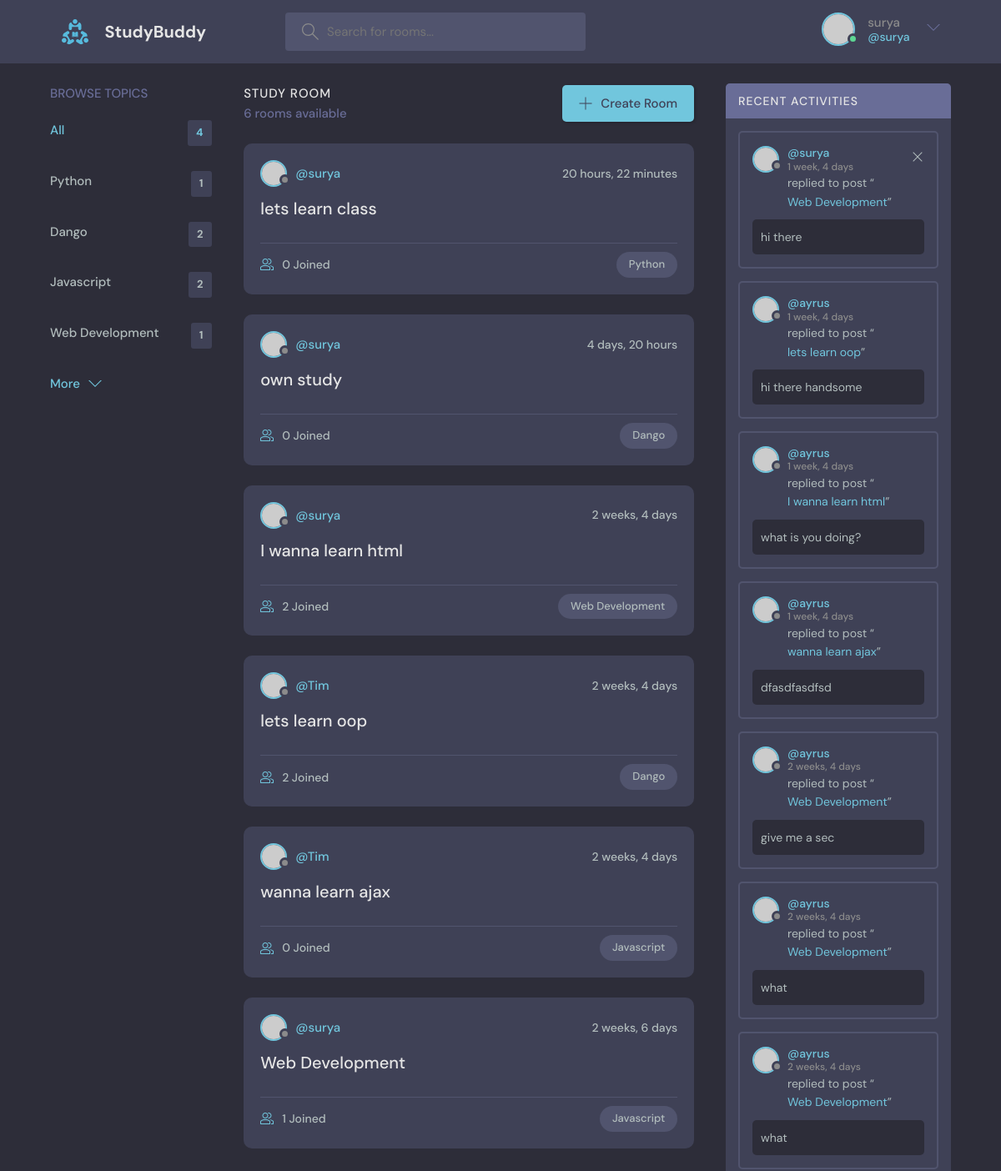
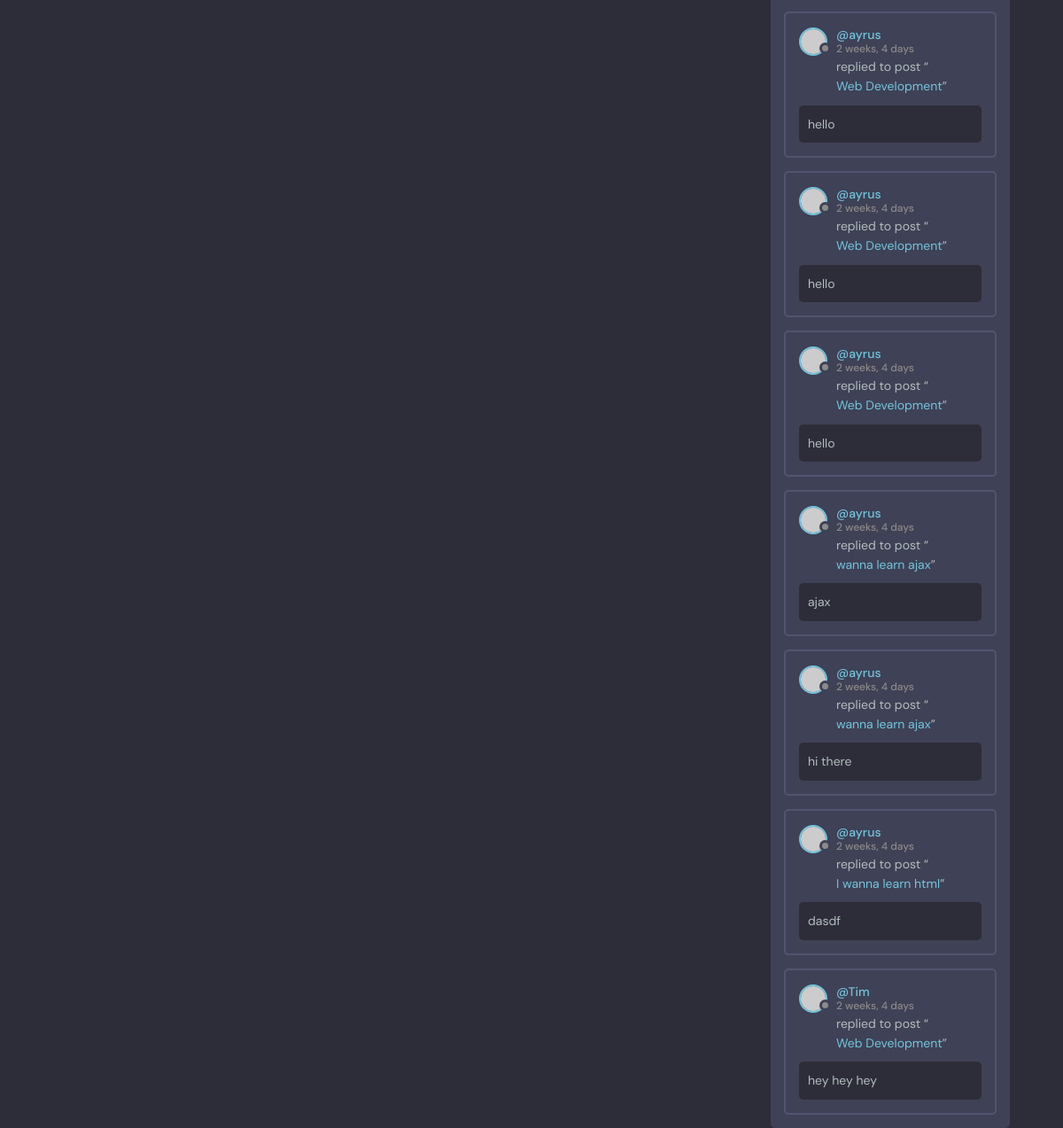
The app's page / (signed in) with its own data (2 pictures, top to bottom).
### base/models.py (models this page shows, shortened)
class Topic(models.Model):
    name = models.CharField(max_length=200)

class Room(models.Model):
    host =models.ForeignKey(User, on_delete=models.SET_NULL, null=True)
    topic =models.ForeignKey(Topic, on_delete=models.SET_NULL, null=True)
    name = models.CharField(max_length=200)
    Description = models.TextField(null=True, blank=True)
    participants =models.ManyToManyField(User, related_name='participants', blank=True)
    updated = models.DateTimeField(auto_now=True)
    created = models.DateTimeField(auto_now_add=True)
    class Meta:
        ordering = ['-updated', '-created'] #newest item is shown first
    def __str__(self):
        return self.name

class Message(models.Model):
    user = models.ForeignKey(User, on_delete=models.CASCADE)
    room = models.ForeignKey(Room, on_delete=models.CASCADE)
    body = models.TextField()
    updated = models.DateTimeField(auto_now=True)
    created = models.DateTimeField(auto_now_add=True)
    class Meta:
        ordering = ['-updated', '-created'] #newest item is shown first

### base/views.py (the view)
# urls.py: 2. Add a URL to urlpatterns:  path('', views.home, name='home')
def home(request):
    q = request.GET.get('q') if request.GET.get('q')!= None else ''
    rooms = Room.objects.filter(
        Q( topic__name__icontains=q)|
        Q(name__icontains=q) |
        Q(Description__icontains=q)
        )
    topics = Topic.objects.all()
    room_count = rooms.count() #to count the rooms
    room_messages = Message.objects.filter(Q(room__topic__name__icontains=q))
    context = {'rooms':rooms, 'topics': topics, 'room_count':room_count, 'room_messages': room_messages}
    return render(request, 'base/home.html',context) # or { 'rooms':rooms} instead of context directly

### base/templates/base/home.html (shortened to what this page needs)
{% extends 'main.html' %}
{% block content %}
    <main class="layout layout--3">
      <div class="container">
        {% include 'base/topics_components.html' %}
        <div class="roomList">
          <div class="roomList__header">
            <div>
              <h2>Study Room</h2>
              <p>{{ room_count }} rooms available</p>
            </div>
            <a class="btn btn--main" href="{% url 'create-room' %}">
              <svg version="1.1" xmlns="http://www.w3.org/2000/svg" width="32" height="32" viewBox="0 0 32 32">
                <title>add</title>
                <path
                  d="M16.943 0.943h-1.885v14.115h-14.115v1.885h14.115v14.115h1.885v-14.115h14.115v-1.885h-14.115v-14.115z"
                ></path>
              </svg>
              Create Room
            </a>
          </div>
          {% include 'base/feed_components.html' %}
        </div>
        {% include 'base/activity_components.html' %}
      </div>
    </main>
{% endblock content %}

### templates/navbar.html (shortened to what this page needs)
{% load static %}
<header class="header header--loggedIn">
    <div class="container">
      <a href="{% url 'home' %}" class="header__logo">
        <img src="{% static 'images/logo.svg' %}" />
        <h1>StudyBuddy</h1>
      </a>
      <form class="header__search" method="GET" action="{% url 'home' %}">
        <label>
          <input type="text" name="q" placeholder="Search for rooms..." />
        </label>
      </form>
      <nav class="header__menu">
       {% if request.user.is_authenticated %}
            <div class="header__user">
                <a href="profile.html">
                    <div class="avatar avatar--medium active">
                    <img src="https://randomuser.me/api/portraits/men/37.jpg" />
                    </div>
                    <p>{{ request.user.username }}<span>@{{ request.user.username}}</span></p>
                </a>
                <button class="dropdown-button">
                    <svg version="1.1" xmlns="http://www.w3.org/2000/svg" width="32" height="32" viewBox="0 0 32 32">
                    <title>chevron-down</title>
                    <path d="M16 21l-13-13h-3l16 16 16-16h-3l-13 13z"></path>
                    </svg>
                </button>
            </div>
        {% else %}
        <a href="{% url 'login' %}">
          <img src="{% static 'images/avatar.svg' %}" />
          <p>Login</p>
        </a>
        {% endif %}
      </nav>
    </div>
  </header>

### base/templates/base/topics_components.html
<div class="topics">
    <div class="topics__header">
        <h2>Browse Topics</h2>
    </div>
            <ul class="topics__list">
              <li>
                <a href="{% url 'home' %}" class="active">All <span>{{topics.count}}</span></a>
              </li>
              <li>
                {% for topic in topics %}
                    <a href="{% url 'home' %}?q={{topic.name}}">{{topic.name}} <span>{{topic.room_set.all.count}}</span> </a>
                {%endfor%}
                </li>
            </ul>
            <a class="btn btn--link" href="/">
              More
              <svg version="1.1" xmlns="http://www.w3.org/2000/svg" width="32" height="32" viewBox="0 0 32 32">
                <title>chevron-down</title>
                <path d="M16 21l-13-13h-3l16 16 16-16h-3l-13 13z"></path>
              </svg>
            </a>
</div>

### base/templates/base/feed_components.html (shortened to what this page needs)
{% for room in rooms %}
<div class="roomListRoom">
    <div class="roomListRoom__header">
      <a href="{% url 'user-profile' room.host.id %}" class="roomListRoom__author">
        <div class="avatar avatar--small">
          <img src="https://randomuser.me/api/portraits/women/11.jpg" />
        </div>
        <span>@{{room.host.username}}</span>
      </a>
      <div class="roomListRoom__actions">
        <span>{{ room.created|timesince }}</span>
      </div>
    </div>
    <div class="roomListRoom__content">
      <a href="{% url 'rooms' room.id %}">{{room.name}}</a>
    </div>
    <div class="roomListRoom__meta">
      <a href="{% url 'rooms' room.id %}" class="roomListRoom__joined">
        {{room.participants.all.count}} Joined
      </a>
      <p class="roomListRoom__topic">{{room.topic.name}}</p>
    </div>
</div>
{% endfor%}

### base/templates/base/activity_components.html
<div class="activities">
    <div class="activities__header">
      <h2>Recent Activities</h2>
    </div>
    {% for message in room_messages %}
    <div class="activities__box">
      <div class="activities__boxHeader roomListRoom__header">
            <a href="{% url 'user-profile' message.user.id %}" class="roomListRoom__author">
            <div class="avatar avatar--small">
                <img src="https://randomuser.me/api/portraits/women/11.jpg" />
            </div>
            <p>
                @{{message.user}}
                <span>{{message.created| timesince}}</span>
            </p>
            </a>
            {% if request.user == message.user %}
            <div class="roomListRoom__actions">
                <a href="{% url 'delete-message' message.id %}">
                    <svg version="1.1" xmlns="http://www.w3.org/2000/svg" width="32" height="32" viewBox="0 0 32 32">
                    <title>remove</title>
                    <path
                        d="M27.314 6.019l-1.333-1.333-9.98 9.981-9.981-9.981-1.333 1.333 9.981 9.981-9.981 9.98 1.333 1.333 9.981-9.98 9.98 9.98 1.333-1.333-9.98-9.98 9.98-9.981z"
                    ></path>
                    </svg>
                </a>
            </div>
            {%endif%}
      </div>
      <div class="activities__boxContent">
        <p>replied to post “<a href="{% url 'rooms' message.room.id %}">{{message.room}}</a>”</p>
        <div class="activities__boxRoomContent">
          {{message.body}}
        </div>
      </div>
    </div>
    {%endfor%}
</div>

### records on screen
Topic: name "Python", room_set.all.count "1"
Topic: name "Dango", room_set.all.count "2"
Topic: name "Javascript", room_set.all.count "2"
Topic: name "Web Development", room_set.all.count "1"
Room: host.username "surya", created "20 hours, 22 minutes", name "lets learn class", participants.all.count "0", topic.name "Python"
Room: host.username "surya", created "4 days, 20 hours", name "own study", participants.all.count "0", topic.name "Dango"
Room: host.username "surya", created "2 weeks, 4 days", name "I wanna learn html", participants.all.count "2", topic.name "Web Development"
Room: host.username "Tim", created "2 weeks, 4 days", name "lets learn oop", participants.all.count "2", topic.name "Dango"
Room: host.username "Tim", created "2 weeks, 4 days", name "wanna learn ajax", participants.all.count "0", topic.name "Javascript"
Room: host.username "surya", created "2 weeks, 6 days", name "Web Development", participants.all.count "1", topic.name "Javascript"
Message: user "surya", created "1 week, 4 days", room "Web Development", body "hi there"
Message: user "ayrus", created "1 week, 4 days", room "lets learn oop", body "hi there handsome"
Message: user "ayrus", created "1 week, 4 days", room "I wanna learn html", body "what is you doing?"
Message: user "ayrus", created "1 week, 4 days", room "wanna learn ajax", body "dfasdfasdfsd"
Message: user "ayrus", created "2 weeks, 4 days", room "Web Development", body "give me a sec"
Message: user "ayrus", created "2 weeks, 4 days", room "Web Development", body "what"
Message: user "ayrus", created "2 weeks, 4 days", room "Web Development", body "what"
Message: user "ayrus", created "2 weeks, 4 days", room "Web Development", body "hello"
Message: user "ayrus", created "2 weeks, 4 days", room "Web Development", body "hello"
Message: user "ayrus", created "2 weeks, 4 days", room "Web Development", body "hello"
Message: user "ayrus", created "2 weeks, 4 days", room "wanna learn ajax", body "ajax"
Message: user "ayrus", created "2 weeks, 4 days", room "wanna learn ajax", body "hi there"
Message: user "ayrus", created "2 weeks, 4 days", room "I wanna learn html", body "dasdf"
Message: user "Tim", created "2 weeks, 4 days", room "Web Development", body "hey hey hey"

### other values on screen
{{ request.user.username }} "surya"
{{ topics.count }} "4"
{{ room_count }} "6"
